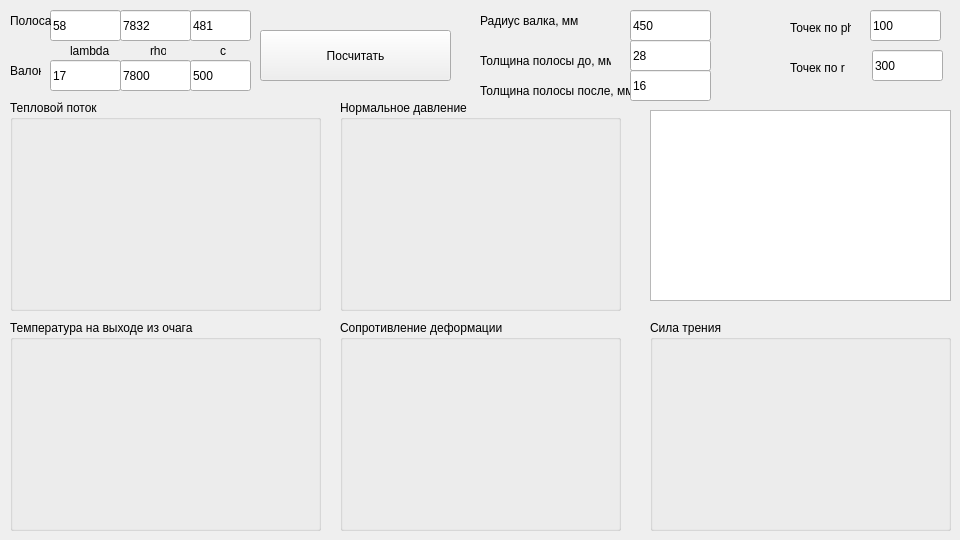
<?xml version="1.0" encoding="UTF-8"?>
<ui version="4.0">
 <class>MainWindow</class>
 <widget class="QMainWindow" name="MainWindow">
  <property name="geometry">
   <rect>
    <x>0</x>
    <y>0</y>
    <width>960</width>
    <height>540</height>
   </rect>
  </property>
  <property name="windowTitle">
   <string>MainWindow</string>
  </property>
  <widget class="QWidget" name="centralwidget">
   <widget class="QLabel" name="label_3">
    <property name="geometry">
     <rect>
      <x>480</x>
      <y>80</y>
      <width>151</width>
      <height>21</height>
     </rect>
    </property>
    <property name="text">
     <string>Толщина полосы после, мм</string>
    </property>
   </widget>
   <widget class="QGroupBox" name="groupBox_5">
    <property name="geometry">
     <rect>
      <x>650</x>
      <y>320</y>
      <width>301</width>
      <height>211</height>
     </rect>
    </property>
    <property name="title">
     <string>Сила трения</string>
    </property>
    <widget class="QCustomPlot" name="widget_tauCont" native="true">
     <property name="geometry">
      <rect>
       <x>10</x>
       <y>20</y>
       <width>281</width>
       <height>181</height>
      </rect>
     </property>
    </widget>
   </widget>
   <widget class="QLabel" name="label_5">
    <property name="geometry">
     <rect>
      <x>790</x>
      <y>20</y>
      <width>61</width>
      <height>16</height>
     </rect>
    </property>
    <property name="text">
     <string>Точек по phi</string>
    </property>
   </widget>
   <widget class="QGroupBox" name="groupBox_4">
    <property name="geometry">
     <rect>
      <x>340</x>
      <y>320</y>
      <width>281</width>
      <height>211</height>
     </rect>
    </property>
    <property name="title">
     <string>Сопротивление деформации</string>
    </property>
    <widget class="QCustomPlot" name="widget_KDef" native="true">
     <property name="geometry">
      <rect>
       <x>10</x>
       <y>20</y>
       <width>261</width>
       <height>181</height>
      </rect>
     </property>
    </widget>
   </widget>
   <widget class="QLineEdit" name="lambda_v_edit">
    <property name="geometry">
     <rect>
      <x>50</x>
      <y>60</y>
      <width>71</width>
      <height>31</height>
     </rect>
    </property>
    <property name="text">
     <string>17</string>
    </property>
   </widget>
   <widget class="QLabel" name="label_2">
    <property name="geometry">
     <rect>
      <x>480</x>
      <y>50</y>
      <width>131</width>
      <height>21</height>
     </rect>
    </property>
    <property name="text">
     <string>Толщина полосы до, мм</string>
    </property>
   </widget>
   <widget class="QLineEdit" name="c_v_edit">
    <property name="geometry">
     <rect>
      <x>190</x>
      <y>60</y>
      <width>61</width>
      <height>31</height>
     </rect>
    </property>
    <property name="text">
     <string>500</string>
    </property>
   </widget>
   <widget class="QLabel" name="label_12">
    <property name="geometry">
     <rect>
      <x>220</x>
      <y>40</y>
      <width>16</width>
      <height>21</height>
     </rect>
    </property>
    <property name="text">
     <string>c</string>
    </property>
   </widget>
   <widget class="QGroupBox" name="groupBox">
    <property name="geometry">
     <rect>
      <x>10</x>
      <y>320</y>
      <width>311</width>
      <height>211</height>
     </rect>
    </property>
    <property name="title">
     <string>Температура на выходе из очага</string>
    </property>
    <widget class="QCustomPlot" name="widget_T" native="true">
     <property name="geometry">
      <rect>
       <x>10</x>
       <y>20</y>
       <width>291</width>
       <height>181</height>
      </rect>
     </property>
    </widget>
   </widget>
   <widget class="QLineEdit" name="hStep">
    <property name="geometry">
     <rect>
      <x>872</x>
      <y>50</y>
      <width>71</width>
      <height>31</height>
     </rect>
    </property>
    <property name="text">
     <string>300</string>
    </property>
   </widget>
   <widget class="QLineEdit" name="editH_a">
    <property name="geometry">
     <rect>
      <x>630</x>
      <y>70</y>
      <width>81</width>
      <height>31</height>
     </rect>
    </property>
    <property name="text">
     <string>16</string>
    </property>
   </widget>
   <widget class="QLineEdit" name="rho_p_edit">
    <property name="geometry">
     <rect>
      <x>120</x>
      <y>10</y>
      <width>71</width>
      <height>31</height>
     </rect>
    </property>
    <property name="text">
     <string>7832</string>
    </property>
   </widget>
   <widget class="QLabel" name="label_4">
    <property name="geometry">
     <rect>
      <x>480</x>
      <y>10</y>
      <width>101</width>
      <height>21</height>
     </rect>
    </property>
    <property name="text">
     <string>Радиус валка, мм</string>
    </property>
   </widget>
   <widget class="QLabel" name="label_6">
    <property name="geometry">
     <rect>
      <x>790</x>
      <y>60</y>
      <width>61</width>
      <height>16</height>
     </rect>
    </property>
    <property name="text">
     <string>Точек по r</string>
    </property>
   </widget>
   <widget class="QLineEdit" name="rho_v_edit">
    <property name="geometry">
     <rect>
      <x>120</x>
      <y>60</y>
      <width>71</width>
      <height>31</height>
     </rect>
    </property>
    <property name="text">
     <string>7800</string>
    </property>
   </widget>
   <widget class="QLineEdit" name="lambda_p_edit">
    <property name="geometry">
     <rect>
      <x>50</x>
      <y>10</y>
      <width>71</width>
      <height>31</height>
     </rect>
    </property>
    <property name="text">
     <string>58</string>
    </property>
   </widget>
   <widget class="QLineEdit" name="lineRad">
    <property name="geometry">
     <rect>
      <x>630</x>
      <y>10</y>
      <width>81</width>
      <height>31</height>
     </rect>
    </property>
    <property name="text">
     <string>450</string>
    </property>
   </widget>
   <widget class="QLineEdit" name="c_p_edit">
    <property name="geometry">
     <rect>
      <x>190</x>
      <y>10</y>
      <width>61</width>
      <height>31</height>
     </rect>
    </property>
    <property name="text">
     <string>481</string>
    </property>
   </widget>
   <widget class="QLabel" name="label_10">
    <property name="geometry">
     <rect>
      <x>70</x>
      <y>40</y>
      <width>41</width>
      <height>21</height>
     </rect>
    </property>
    <property name="text">
     <string>lambda</string>
    </property>
   </widget>
   <widget class="QGroupBox" name="groupBox_3">
    <property name="geometry">
     <rect>
      <x>340</x>
      <y>100</y>
      <width>281</width>
      <height>211</height>
     </rect>
    </property>
    <property name="title">
     <string>Нормальное давление</string>
    </property>
    <widget class="QCustomPlot" name="widget_px" native="true">
     <property name="geometry">
      <rect>
       <x>10</x>
       <y>20</y>
       <width>261</width>
       <height>181</height>
      </rect>
     </property>
    </widget>
   </widget>
   <widget class="QLineEdit" name="thetaStep">
    <property name="geometry">
     <rect>
      <x>870</x>
      <y>10</y>
      <width>71</width>
      <height>31</height>
     </rect>
    </property>
    <property name="text">
     <string>100</string>
    </property>
   </widget>
   <widget class="QLabel" name="label_9">
    <property name="geometry">
     <rect>
      <x>10</x>
      <y>60</y>
      <width>31</width>
      <height>21</height>
     </rect>
    </property>
    <property name="text">
     <string>Валок</string>
    </property>
   </widget>
   <widget class="QTableWidget" name="tableWidget">
    <property name="geometry">
     <rect>
      <x>650</x>
      <y>110</y>
      <width>301</width>
      <height>191</height>
     </rect>
    </property>
    <property name="maximumSize">
     <size>
      <width>391</width>
      <height>16777215</height>
     </size>
    </property>
    <property name="wordWrap">
     <bool>false</bool>
    </property>
    <property name="cornerButtonEnabled">
     <bool>false</bool>
    </property>
   </widget>
   <widget class="QLabel" name="label_8">
    <property name="geometry">
     <rect>
      <x>10</x>
      <y>10</y>
      <width>41</width>
      <height>21</height>
     </rect>
    </property>
    <property name="text">
     <string>Полоса</string>
    </property>
   </widget>
   <widget class="QGroupBox" name="groupBox_2">
    <property name="geometry">
     <rect>
      <x>10</x>
      <y>100</y>
      <width>311</width>
      <height>211</height>
     </rect>
    </property>
    <property name="title">
     <string>Тепловой поток</string>
    </property>
    <widget class="QCustomPlot" name="widget_q" native="true">
     <property name="geometry">
      <rect>
       <x>10</x>
       <y>20</y>
       <width>291</width>
       <height>181</height>
      </rect>
     </property>
    </widget>
   </widget>
   <widget class="QLineEdit" name="editH_b">
    <property name="geometry">
     <rect>
      <x>630</x>
      <y>40</y>
      <width>81</width>
      <height>31</height>
     </rect>
    </property>
    <property name="text">
     <string>28</string>
    </property>
   </widget>
   <widget class="QPushButton" name="pushButton">
    <property name="geometry">
     <rect>
      <x>260</x>
      <y>30</y>
      <width>191</width>
      <height>51</height>
     </rect>
    </property>
    <property name="text">
     <string>Посчитать</string>
    </property>
   </widget>
   <widget class="QLabel" name="label_11">
    <property name="geometry">
     <rect>
      <x>150</x>
      <y>40</y>
      <width>16</width>
      <height>21</height>
     </rect>
    </property>
    <property name="text">
     <string>rho</string>
    </property>
   </widget>
  </widget>
 </widget>
 <customwidgets>
  <customwidget>
   <class>QCustomPlot</class>
   <extends>QWidget</extends>
   <header>qcustomplot.h</header>
   <container>1</container>
  </customwidget>
 </customwidgets>
 <resources/>
 <connections/>
</ui>
